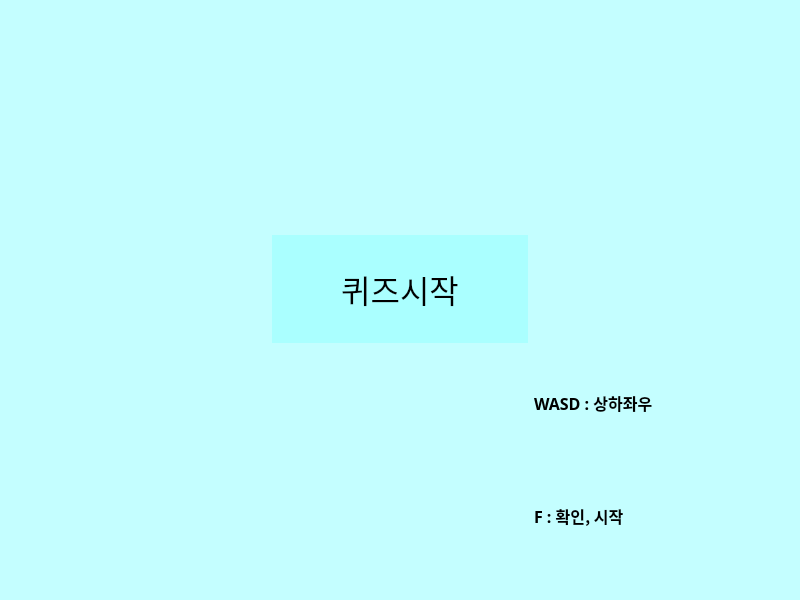
<?xml version="1.0" encoding="UTF-8"?>
<ui version="4.0">
 <class>MainWindow</class>
 <widget class="QMainWindow" name="MainWindow">
  <property name="geometry">
   <rect>
    <x>0</x>
    <y>0</y>
    <width>800</width>
    <height>600</height>
   </rect>
  </property>
  <property name="windowTitle">
   <string>MainWindow</string>
  </property>
  <property name="styleSheet">
   <string notr="true">background-color: rgb(196, 254, 255);</string>
  </property>
  <widget class="QWidget" name="centralwidget">
   <layout class="QGridLayout" name="gridLayout">
    <item row="4" column="2">
     <widget class="QLabel" name="label">
      <property name="font">
       <font>
        <family>Adobe Fan Heiti Std</family>
        <pointsize>12</pointsize>
        <weight>75</weight>
        <bold>true</bold>
       </font>
      </property>
      <property name="text">
       <string>WASD : 상하좌우</string>
      </property>
     </widget>
    </item>
    <item row="1" column="0">
     <widget class="QLabel" name="label_3">
      <property name="text">
       <string/>
      </property>
     </widget>
    </item>
    <item row="0" column="1">
     <widget class="QLabel" name="label_4">
      <property name="text">
       <string/>
      </property>
     </widget>
    </item>
    <item row="5" column="1">
     <widget class="QLabel" name="label_6">
      <property name="text">
       <string/>
      </property>
     </widget>
    </item>
    <item row="5" column="2">
     <widget class="QLabel" name="label_2">
      <property name="font">
       <font>
        <family>Adobe Caslon Pro Bold</family>
        <pointsize>12</pointsize>
        <weight>75</weight>
        <bold>true</bold>
       </font>
      </property>
      <property name="text">
       <string>F : 확인, 시작</string>
      </property>
     </widget>
    </item>
    <item row="3" column="1">
     <widget class="QLabel" name="pic">
      <property name="font">
       <font>
        <family>AcadEref</family>
        <pointsize>24</pointsize>
       </font>
      </property>
      <property name="styleSheet">
       <string notr="true">background-color: rgb(170, 255, 255);</string>
      </property>
      <property name="text">
       <string>퀴즈시작</string>
      </property>
      <property name="alignment">
       <set>Qt::AlignCenter</set>
      </property>
     </widget>
    </item>
    <item row="1" column="1">
     <widget class="QLabel" name="label_5">
      <property name="text">
       <string/>
      </property>
     </widget>
    </item>
   </layout>
  </widget>
  <widget class="QMenuBar" name="menubar">
   <property name="geometry">
    <rect>
     <x>0</x>
     <y>0</y>
     <width>800</width>
     <height>21</height>
    </rect>
   </property>
  </widget>
  <widget class="QStatusBar" name="statusbar"/>
 </widget>
 <resources/>
 <connections/>
</ui>
